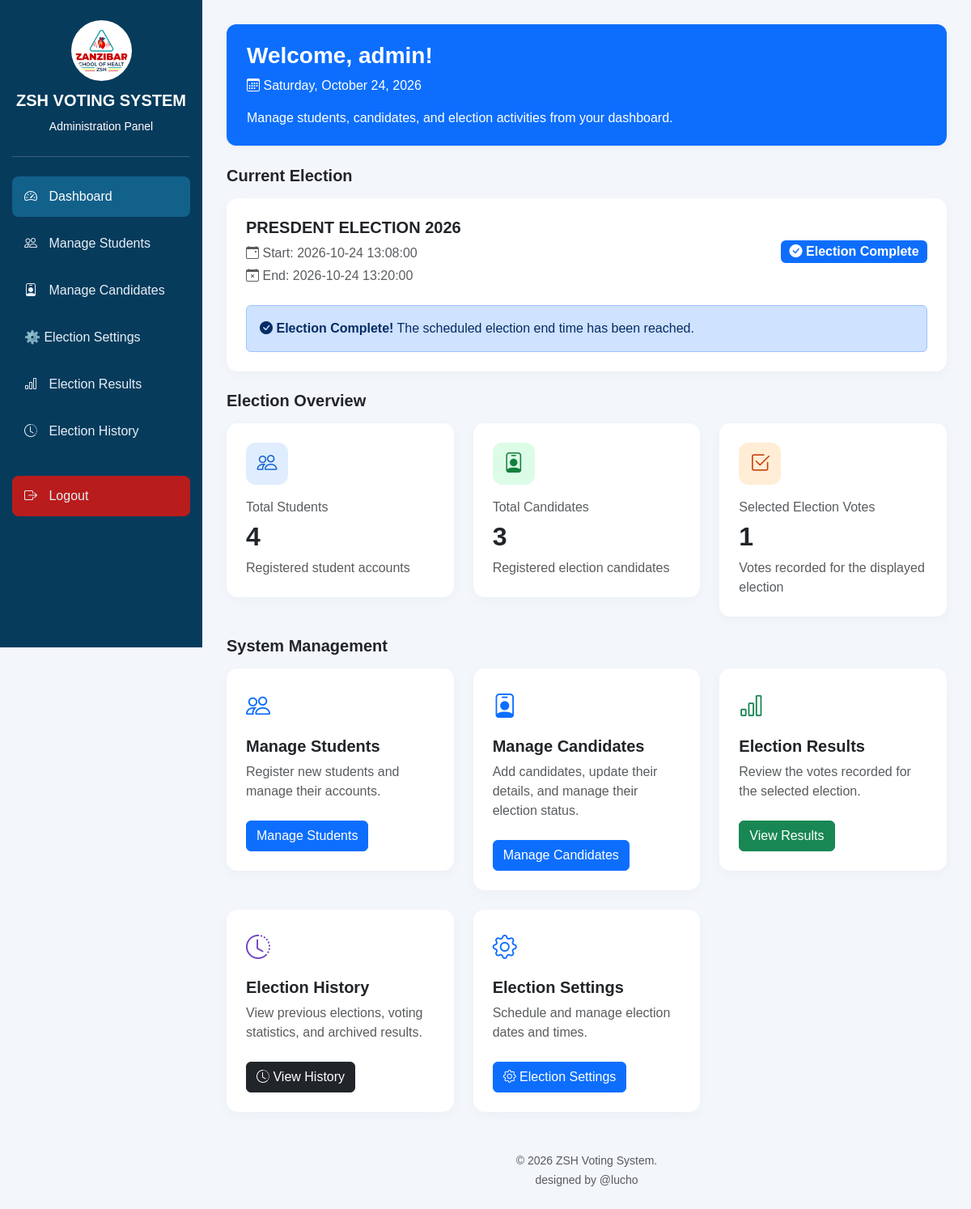
The page /zshvote/admin_dashboard.php (signed in) on the database its author committed.
### tables this page shows
CREATE TABLE `elections` (
  `id` int(11) NOT NULL,
  `election_name` varchar(100) NOT NULL,
  `start_time` datetime NOT NULL,
  `end_time` datetime NOT NULL,
  `status` enum('scheduled','open','closed') NOT NULL DEFAULT 'scheduled',
  `created_at` timestamp NOT NULL DEFAULT current_timestamp()
);

### zshvote/admin_dashboard.php (the view, shortened to what this page needs)
<?php
require_once "db.php";
$username = $_SESSION["admin_username"] ?? "Administrator";
$totalStudents = (int)$conn->query("
    SELECT COUNT(*) FROM students
")->fetchColumn();
$totalCandidates = (int)$conn->query("
    SELECT COUNT(*) FROM candidates
")->fetchColumn();
$electionStmt = $conn->query("
    SELECT
        id,
        election_name,
        start_time,
        end_time,
        status
    FROM elections
    WHERE status != 'cancelled'
    ORDER BY
        CASE
            WHEN start_time <= NOW() AND end_time > NOW() THEN 0
            WHEN start_time > NOW() THEN 1
            ELSE 2
        END,
        CASE
            WHEN start_time > NOW() THEN start_time
            ELSE NULL
        END ASC,
        start_time DESC,
        id DESC
    LIMIT 1
");
$currentElection = $electionStmt->fetch(PDO::FETCH_ASSOC);
$totalVotes = 0;
if ($currentElection) {
    $voteStmt = $conn->prepare("
        SELECT COUNT(*)
        FROM votes
        WHERE election_id = ?
    ");
    $voteStmt->execute([$currentElection["id"]]);
    $totalVotes = (int)$voteStmt->fetchColumn();
}
$today = date("l, F j, Y");
$electionStatus = "No Current Election";
if ($currentElection) {
    $now = time();
    $startTime = strtotime($currentElection["start_time"]);
    $endTime = strtotime($currentElection["end_time"]);
    if ($now < $startTime) {
        $electionStatus = "Scheduled";
    } elseif ($now < $endTime) {
        $electionStatus = "Voting Open";
    } else {
        $electionStatus = "Election Complete";
    }
}
?>
<!DOCTYPE html>
<html lang="en">
<head>
    <link
        href="https://cdn.jsdelivr.net/npm/bootstrap@5.3.3/dist/css/bootstrap.min.css"
        rel="stylesheet">
    <link
        href="https://cdn.jsdelivr.net/npm/bootstrap-icons@1.11.3/font/bootstrap-icons.css"
        rel="stylesheet">
</head>
<body>
<div class="sidebar">
    <div class="brand">
        <img src="logo.png" alt="ZSH Logo"
             onerror="this.style.display='none'">
        <h5>ZSH VOTING SYSTEM</h5>
        <small>Administration Panel</small>
    </div>
    <nav class="mt-4">
        <a href="admin_dashboard.php" class="active">
            <i class="bi bi-speedometer2"></i> Dashboard
        </a>
        <a href="manage_students.php">
            <i class="bi bi-people"></i> Manage Students
        </a>
        <a href="manage_candidates.php">
            <i class="bi bi-person-badge"></i> Manage Candidates
        </a>
        <a href="election_settings.php">
            ⚙️ Election Settings
        </a>
        <a href="results.php">
            <i class="bi bi-bar-chart"></i> Election Results
        </a>
        <a href="election_history.php">
            <i class="bi bi-clock-history"></i> Election History
        </a>
        <a href="logout.php"
           class="logout-link"
           onclick="return confirm('Are you sure you want to logout?')">
            <i class="bi bi-box-arrow-right"></i> Logout
        </a>
    </nav>
</div>
<div class="main-content">
    <div class="topbar">
        <h3 class="fw-bold mb-1">
            Welcome, <?= htmlspecialchars($username) ?>!
        </h3>
        <p class="date-text">
            <i class="bi bi-calendar3"></i>
            <?= htmlspecialchars($today) ?>
        </p>
        <p class="mt-3 mb-0">
            Manage students, candidates, and election activities
            from your dashboard.
        </p>
    </div>
    <h5 class="fw-bold mb-3">Current Election</h5>
    <div class="card election-info mb-4">
        <div class="card-body p-4">
            <?php if ($currentElection): ?>
                <div class="row align-items-center">
                    <div class="col-md-8">
                        <h5 class="fw-bold mb-2">
                            <?= htmlspecialchars($currentElection["election_name"]) ?>
                        </h5>
                        <p class="text-muted mb-1">
                            <i class="bi bi-calendar-event"></i>
                            Start:
                            <?= htmlspecialchars($currentElection["start_time"]) ?>
                        </p>
                        <p class="text-muted mb-0">
                            <i class="bi bi-calendar-x"></i>
                            End:
                            <?= htmlspecialchars($currentElection["end_time"]) ?>
                        </p>
                    </div>
                    <div class="col-md-4 text-md-end mt-3 mt-md-0">
                        <?php if ($electionStatus === "Voting Open"): ?>
                            <span class="badge bg-success fs-6">
                                <i class="bi bi-check-circle"></i>
                                Voting Open
                            </span>
                        <?php else: ?>
                            <span class="badge bg-primary fs-6">
                                <i class="bi bi-check-circle-fill"></i>
                                Election Complete
                            </span>
                        <?php endif; ?>
                    </div>
                </div>
                <?php if ($electionStatus === "Election Complete"): ?>
                    <div class="alert alert-primary mt-4 mb-0">
                        <i class="bi bi-check-circle-fill"></i>
                        <strong>Election Complete!</strong>
                        The scheduled election end time has been reached.
                    </div>
                <?php endif; ?>
            <?php endif; ?>
        </div>
    </div>
    <h5 class="fw-bold mb-3">Election Overview</h5>
    <div class="row g-4 mb-4">
        <div class="col-md-4">
            <div class="card stat-card">
                <div class="card-body p-4">
                    <div class="stat-icon icon-blue">
                        <i class="bi bi-people"></i>
                    </div>
                    <h6 class="text-muted">Total Students</h6>
                    <h2 class="fw-bold"><?= $totalStudents ?></h2>
                    <p class="text-muted mb-0">
                        Registered student accounts
                    </p>
                </div>
            </div>
        </div>
        <div class="col-md-4">
            <div class="card stat-card">
                <div class="card-body p-4">
                    <div class="stat-icon icon-green">
                        <i class="bi bi-person-badge"></i>
                    </div>
                    <h6 class="text-muted">Total Candidates</h6>
                    <h2 class="fw-bold"><?= $totalCandidates ?></h2>
                    <p class="text-muted mb-0">
                        Registered election candidates
                    </p>
                </div>
            </div>
        </div>
        <div class="col-md-4">
            <div class="card stat-card">
                <div class="card-body p-4">
                    <div class="stat-icon icon-orange">
                        <i class="bi bi-check2-square"></i>
                    </div>
                    <h6 class="text-muted">Selected Election Votes</h6>
                    <h2 class="fw-bold"><?= $totalVotes ?></h2>
                    <p class="text-muted mb-0">
                        Votes recorded for the displayed election
                    </p>
                </div>
            </div>
        </div>
    </div>
    <h5 class="fw-bold mb-3">System Management</h5>
    <div class="row g-4">
        <div class="col-md-6 col-lg-4">
            <div class="card action-card">
                <div class="card-body p-4">
                    <div class="action-icon">
                        <i class="bi bi-people"></i>
                    </div>
                    <h5 class="fw-bold">Manage Students</h5>
                    <p class="text-muted">
                        Register new students and manage their accounts.
                    </p>
                    <a href="manage_students.php" class="btn btn-primary mt-2">
                        Manage Students
                    </a>
                </div>
            </div>
        </div>
        <div class="col-md-6 col-lg-4">
            <div class="card action-card">
                <div class="card-body p-4">
                    <div class="action-icon">
                        <i class="bi bi-person-badge"></i>
                    </div>
                    <h5 class="fw-bold">Manage Candidates</h5>
                    <p class="text-muted">
                        Add candidates, update their details, and manage
                        their election status.
                    </p>
                    <a href="manage_candidates.php" class="btn btn-primary mt-2">
                        Manage Candidates
                    </a>
                </div>
            </div>
        </div>
        <div class="col-md-6 col-lg-4">
            <div class="card action-card">
                <div class="card-body p-4">
                    <div class="action-icon results">
                        <i class="bi bi-bar-chart"></i>
                    </div>
                    <h5 class="fw-bold">Election Results</h5>
                    <p class="text-muted">
                        Review the votes recorded for the selected election.
                    </p>
                    <a href="results.php" class="btn btn-success mt-2">
                        View Results
                    </a>
                </div>
            </div>
        </div>
        <div class="col-md-6 col-lg-4">
            <div class="card action-card">
                <div class="card-body p-4">
                    <div class="action-icon history">
                        <i class="bi bi-clock-history"></i>
                    </div>
                    <h5 class="fw-bold">Election History</h5>
                    <p class="text-muted">
                        View previous elections, voting statistics,
                        and archived results.
                    </p>
                    <a href="election_history.php" class="btn btn-dark mt-2">
                        <i class="bi bi-clock-history"></i>
                        View History
                    </a>
                </div>
            </div>
        </div>
        <div class="col-md-6 col-lg-4">
            <div class="card action-card">
                <div class="card-body p-4">
                    <div class="action-icon">
                        <i class="bi bi-gear"></i>
                    </div>
                    <h5 class="fw-bold">Election Settings</h5>
                    <p class="text-muted">
                        Schedule and manage election dates and times.
                    </p>
                    <a href="election_settings.php" class="btn btn-primary mt-2">
                        <i class="bi bi-gear"></i>
                        Election Settings
                    </a>
                </div>
            </div>
        </div>
    </div>
    <footer class="text-center text-muted mt-5 pb-3">
        <small>
            &copy; <?= date("Y") ?> ZSH Voting System.
            <br>
            designed by @lucho
        </small>
    </footer>
</div>
</body>
</html>

### zshvote/admin_dashboard.php (style rules this page uses)
body { margin: 0; background: #f3f6fb; font-family: Arial, sans-serif; }
.sidebar { width: 250px; min-height: 100vh; position: fixed; top: 0; left: 0; background: #073b5c; color: white; padding: 25px 15px; overflow-y: auto; }
.brand { text-align: center; padding-bottom: 25px; border-bottom: 1px solid #ffffff30; }
.brand img { width: 75px; height: 75px; object-fit: contain; background: white; border-radius: 50%; padding: 5px; }
.brand h5 { margin-top: 12px; font-weight: bold; }
.sidebar a { display: block; color: #e7f0f7; text-decoration: none; padding: 13px 15px; border-radius: 8px; margin-top: 8px; transition: 0.2s; }
.sidebar a:hover, .sidebar a.active { background: #12618b; color: white; }
.sidebar a i { margin-right: 10px; }
.logout-link { margin-top: 30px !important; background: #b91c1c; }
.main-content { margin-left: 250px; padding: 30px; min-width: 0; }
.topbar { background: #0d6efd; color: white; border-radius: 12px; padding: 22px 25px; margin-bottom: 25px; box-shadow: 0 3px 12px #00000008; }
.topbar h3, .topbar .date-text, .topbar .text-muted { color: white !important; }
.date-text { margin-top: 8px; margin-bottom: 0; }
.stat-card { border: none; border-radius: 14px; min-height: 185px; box-shadow: 0 4px 15px #00000008; transition: transform 0.2s; }
.stat-icon { width: 52px; height: 52px; display: flex; align-items: center; justify-content: center; border-radius: 12px; font-size: 25px; margin-bottom: 18px; }
.icon-blue { background: #e0edff; color: #1769d2; }
.icon-green { background: #dcfce7; color: #15803d; }
.icon-orange { background: #ffedd5; color: #c2410c; }
.action-card { border: none; border-radius: 14px; min-height: 220px; box-shadow: 0 4px 15px #00000008; transition: transform 0.2s; }
.action-icon { font-size: 30px; color: #0d6efd; margin-bottom: 15px; }
.action-icon.history { color: #6f42c1; }
.action-icon.results { color: #198754; }
.election-info { border: none; border-radius: 14px; box-shadow: 0 4px 15px #00000008; }

### rows shown on the page
elections: election_name "PRESDENT ELECTION 2026", start_time "2026-10-24 13:08:00", end_time "2026-10-24 13:20:00"

### other values the page prints
$username "admin"
$totalStudents "4"
$totalCandidates "3"
$totalVotes "1"
